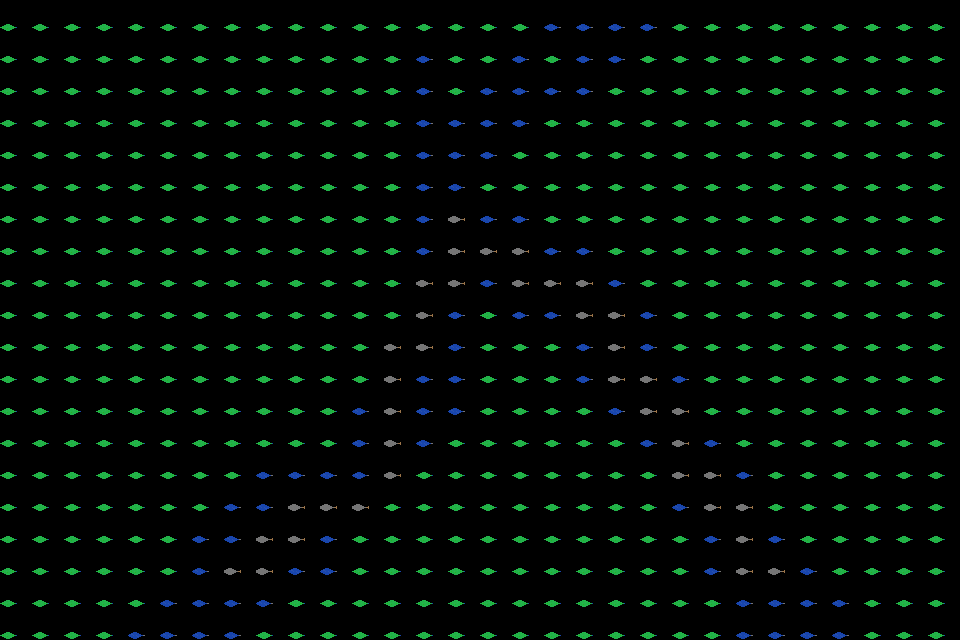

A 2D game scene composited from a Tiled map and its tileset images. What follows is a short description and the map's XML, with every tile layer's data as written:
An orthogonal 30x20 tile map with 32x32 px tiles, 1 tile layer (Tile Layer 1).

<map version="1.10" tiledversion="1.11.0" orientation="orthogonal" renderorder="right-down" width="30" height="20" tilewidth="32" tileheight="32" infinite="0" nextlayerid="2" nextobjectid="1">
 <tileset firstgid="1" source="tileset.tsx" />
 <layer id="1" name="Tile Layer 1" width="30" height="20">
  <data encoding="csv">
1,1,1,1,1,1,1,1,1,1,1,1,1,1,1,1,1,2,2,2,2,1,1,1,1,1,1,1,1,1,
1,1,1,1,1,1,1,1,1,1,1,1,1,2,1,1,2,1,2,2,1,1,1,1,1,1,1,1,1,1,
1,1,1,1,1,1,1,1,1,1,1,1,1,2,1,2,2,2,2,1,1,1,1,1,1,1,1,1,1,1,
1,1,1,1,1,1,1,1,1,1,1,1,1,2,2,2,2,1,1,1,1,1,1,1,1,1,1,1,1,1,
1,1,1,1,1,1,1,1,1,1,1,1,1,2,2,2,1,1,1,1,1,1,1,1,1,1,1,1,1,1,
1,1,1,1,1,1,1,1,1,1,1,1,1,2,2,1,1,1,1,1,1,1,1,1,1,1,1,1,1,1,
1,1,1,1,1,1,1,1,1,1,1,1,1,2,3,2,2,1,1,1,1,1,1,1,1,1,1,1,1,1,
1,1,1,1,1,1,1,1,1,1,1,1,1,2,3,3,3,2,2,1,1,1,1,1,1,1,1,1,1,1,
1,1,1,1,1,1,1,1,1,1,1,1,1,3,3,2,3,3,3,2,1,1,1,1,1,1,1,1,1,1,
1,1,1,1,1,1,1,1,1,1,1,1,1,3,2,1,2,2,3,3,2,1,1,1,1,1,1,1,1,1,
1,1,1,1,1,1,1,1,1,1,1,1,3,3,2,1,1,1,2,3,2,1,1,1,1,1,1,1,1,1,
1,1,1,1,1,1,1,1,1,1,1,1,3,2,2,1,1,1,2,3,3,2,1,1,1,1,1,1,1,1,
1,1,1,1,1,1,1,1,1,1,1,2,3,2,2,1,1,1,1,2,3,3,1,1,1,1,1,1,1,1,
1,1,1,1,1,1,1,1,1,1,1,2,3,2,1,1,1,1,1,1,2,3,2,1,1,1,1,1,1,1,
1,1,1,1,1,1,1,1,2,2,2,2,3,1,1,1,1,1,1,1,1,3,3,2,1,1,1,1,1,1,
1,1,1,1,1,1,1,2,2,3,3,3,1,1,1,1,1,1,1,1,1,2,3,3,1,1,1,1,1,1,
1,1,1,1,1,1,2,2,3,3,2,1,1,1,1,1,1,1,1,1,1,1,2,3,2,1,1,1,1,1,
1,1,1,1,1,1,2,3,3,2,2,1,1,1,1,1,1,1,1,1,1,1,2,3,3,2,1,1,1,1,
1,1,1,1,1,2,2,2,2,1,1,1,1,1,1,1,1,1,1,1,1,1,1,2,2,2,2,1,1,1,
1,1,1,1,2,2,2,2,1,1,1,1,1,1,1,1,1,1,1,1,1,1,1,2,2,2,2,1,1,1
</data>
 </layer>
</map>